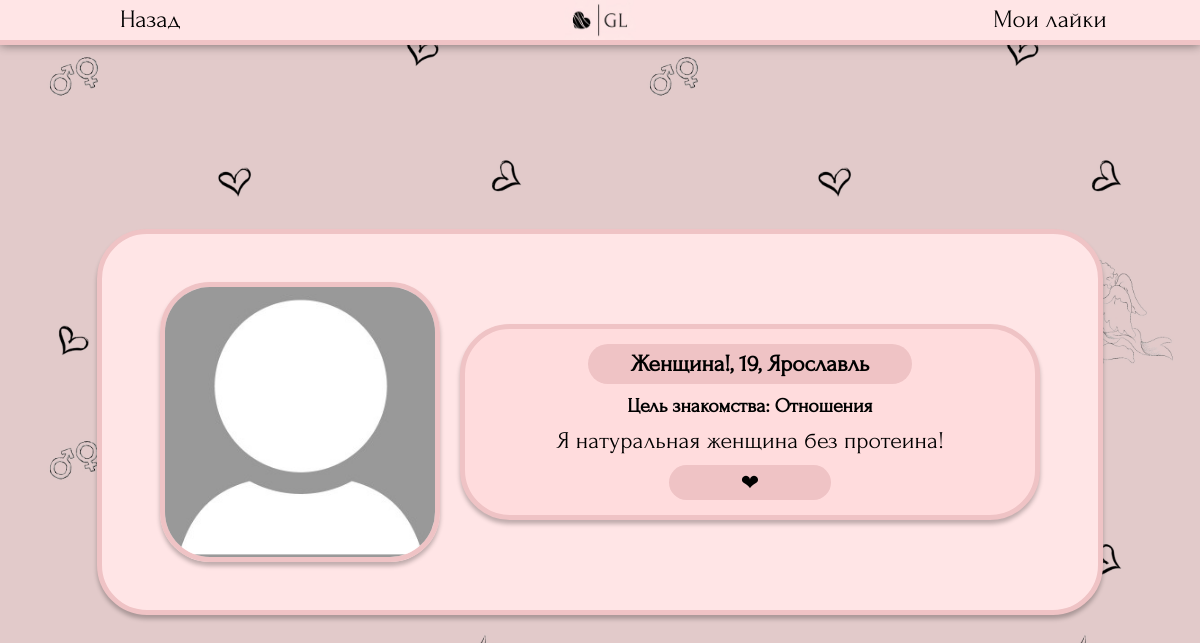
Page /searching/45/ (signed in) on the committed database.
### searching/models.py (models this page shows, shortened)
class Profile(models.Model):
    genders = (
        ('Парень', 'Парень'),
        ('Девушка', 'Девушка')
    )
    point_of_searching_list = (
        ('Отношения', 'Отношения'),
        ('Свидания', 'Свидания'),
        ('Дружба', 'Дружба'),
        ('Общение', 'Общение'),
    )
    name = models.CharField ('Имя', max_length=50)
    avatar = models.ImageField ('Фото', upload_to='photos/users', default='photos/default_avatar.jpg')
    age = models.IntegerField("Возраст")
    gender = models.CharField ("Пол", choices=genders, max_length=30, default=genders[0])
    point_of_searching = models.CharField ("Цель знакомства", choices=point_of_searching_list, max_length=30, default=point_of_searching_list[0])
    city = models.CharField ('Город', max_length=100, default="Не указано")
    description = models.TextField ('О себе', max_length=300)
    social = models.CharField ('Ссылка на соцсеть', max_length=50, default='@name')
    user = models.OneToOneField(User, verbose_name='Автор анкеты', on_delete=models.CASCADE)
    age_search_min = models.IntegerField("Возраст поиска (от)", default=18)
    age_search_max = models.IntegerField("Возраст поиска (до)", default=100)
    class Meta:
        verbose_name = "Анкета"
        verbose_name_plural = "Анкеты"

### searching/views.py (the view)
# urls.py: path('<int:pk>/', views.ProfileView.as_view(), name='oneprofile'), #один профиль
class ProfileView(View):
    def get(self, request, pk):
        try:
            profile = Profile.objects.get(id=pk)
            try:
                newpair = NewPair.objects.get (user1 = request.user, profile2 = profile)
                newpair.viewed1 = True
                newpair.save()
                return render(request, 'searching/profile.html', {'profile': profile, 'reply': 0, 'showsocial':1})
            except ObjectDoesNotExist:
                try:
                    newpair = NewPair.objects.get (user2 = request.user, profile1 = profile)
                    newpair.viewed2 = True
                    newpair.save()
                    return render(request, 'searching/profile.html', {'profile': profile, 'reply': 0, 'showsocial':1})
                except ObjectDoesNotExist:
                    try:
                        reaction = Reactions.objects.get (like_receiver = request.user, like_sender_profile = profile)
                        reaction.viewed = True
                        reaction.save()
                        return render(request, 'searching/profile.html', {'profile': profile, 'reply': 1, 'showsocial':0})
                    except ObjectDoesNotExist:
                        defaults = load_defaults(request)
                        if not(defaults['city'] == profile.city and defaults['gender'] != profile.gender and defaults['minage']<=profile.age<=defaults['maxage']):
                            return redirect('profiles')
                        return render(request, 'searching/profile.html', {'profile': profile, 'reply': 0, 'showsocial':0})
        except ObjectDoesNotExist:
            return redirect ('profiles')

### searching/views.py (called while the page is built)
def load_defaults(request):
    try:
        profile = Profile.objects.get(user = User.objects.get(username = request.user.username))
        return {'profileid':profile.id, 'name':profile.name, 'avatar':profile.avatar, 'city':profile.city, 'age': profile.age, 'gender': profile.gender, 'point_of_searching':profile.point_of_searching, 'social':profile.social, 'description':profile.description, 'minage':profile.age_search_min, 'maxage':profile.age_search_max}
    except ObjectDoesNotExist:
        return {'name':'', 'avatar':'', 'city':'', 'age':'', 'gender':'', 'point_of_searching':'', 'social':'', 'description':'', 'minage':'', 'maxage':''}

### templates/searching/profile.html (shortened to what this page needs)
{% load static %}
<!DOCTYPE html>
<html>
    <head>
        <link rel="stylesheet" href="{% static 'css/profile.css' %}" type="text/css">
    </head>
    <body style="font-size: 20px;">
		<header>
            <button onclick="location.href='{% if reply == 0 %}{% url 'profiles' %}{% endif %}{% if reply == 1 %}{% url 'reactions' %}{% endif %}'">Назад</button>
			<a class="logocontainer" href="{% url 'profiles' %}"><img class="mainlogo" src='{% static "css/bg_mini.jpg" %}' ></a>
            <button onclick="location.href='{% url 'reactions' %}'">Мои лайки{% if unchecked_counter > 0 %} - {{unchecked_counter}}{% endif %}</button>
        </header>
		<main>
            <div class="oneprofile">
                <img src="{{profile.avatar.url}}" style="max-width: 30%;">
                <div class="text">
                    <h3>{{profile.name}},
                    {{profile.age}},
                    {{profile.city}}</h3>
                    <h6>Цель знакомства: {{profile.point_of_searching}}</h6>
                    <p>{{profile.description}}</p>
                    <div class="buttons">
                        {% if reply == 0 and showsocial == 0 %}<button onclick="location.href='{% url 'like' profile.id %}'">❤</button>{% endif %}
                    </div>
                </div>
            </div>
        </main>
    </body>
</html>

### static/css/profile.css (style rules this page uses)
* { margin: 0; padding: 0; }
html { height: 100%; font-family: "Forum-Regular"; }
body { display: block; background-image: url("darkhearts.jpg"); background-size: 50%; font-family: "Forum-Regular"; }
header { z-index: 1; width: 100%; display: flex; float: left; justify-content: space-between; align-items: center; position: fixed; background-color: #FFE5E6; box-shadow: 0px 0px 10px rgba(0, 0, 0, 0.5); border-bottom: 5px solid #EFC3C5; z-index: 1; }
header button { font-size: 25px; height: 30px; line-height: 30px; width: 25%; background-color: rgba(0, 0, 0, 0); border: none; cursor: pointer; }
main { padding-top: 5.5vh; display: flex; justify-content: center; align-items: center; align-content: center; height: 94.5vh; }
button { font-family: "Forum-Regular"; max-height: 30px; }
.mainlogo { max-width: 100%; cursor: pointer; }
.logocontainer { max-width: 6%; display: flex; justify-self: center; }
.oneprofile { display: flex; justify-content: space-around; align-items: center; align-content: space-around; width: 75%; background: #FFE5E6; box-shadow: 0px 4px 4px 0px rgba(0, 0, 0, 0.25); padding: 4vw; border-radius: 50px; border: 5px solid #EFC3C5; }
.oneprofile img { max-height: 432px; border-radius: 50px; border: 5px solid #EFC3C5; box-shadow: 0px 4px 4px 0px rgba(0, 0, 0, 0.25); }
.oneprofile .text { display: flex; flex-flow: column; justify-content: center; align-items: center; align-content: space-between; width: 60%; background: #ffdcdd; box-shadow: 0px 4px 4px 0px rgba(0, 0, 0, 0.25); border-radius: 50px; border: 5px solid #EFC3C5; padding: 15px; }
h3 { display: flex; justify-content: center; align-items: center; min-width: 60%; min-height: 40px; background: #EFC3C5; border-radius: 50px; }
h6 { margin-top: 2%; font-size: 20px; }
.buttons { display: flex; justify-content: space-evenly; align-items: center; align-content: center; width: 100%; }
.buttons button { min-width: 30%; min-height: 35px; background: #EFC3C5; border-radius: 50px; border: 0; font-family: "Forum-Regular"; font-size: 22px; }
p { margin-top: 2%; margin-left: 5%; margin-right: 5%; margin-bottom: 2%; text-align: justify; font-size: 24px; }

### rows in the picture
Profile: avatar (placeholder picture), name "Женщина!", age "19", city "Ярославль", point_of_searching "Отношения", description "Я натуральная женщина без протеина!"
